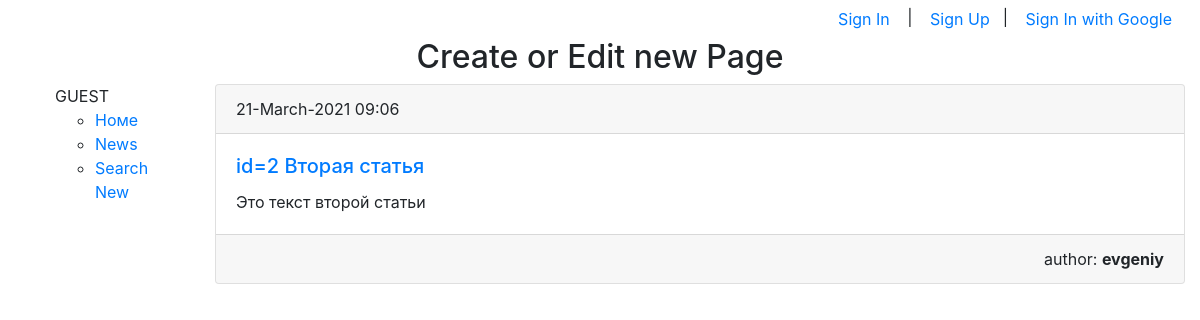
Before: /news/2 with the older database file.
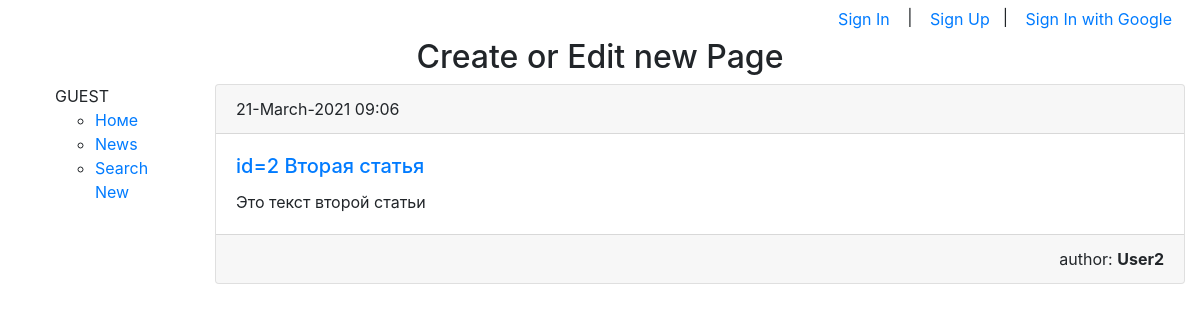
After: the same page with the newer database file.
### news/models.py (models this page shows, shortened)
class Post(models.Model):
    author_id = models.ForeignKey(Author, on_delete = models.CASCADE)
    news = 'N'
    article = 'A'
    types = (
        (news, 'новость'),
        (article, 'статья')
    )
    post_type = models.CharField(max_length = 1, choices = types, default = news)
    created = models.DateTimeField(auto_now_add = True, editable = False)
    category_id = models.ManyToManyField(Category, through = 'PostCategory')
    title  = models.CharField(max_length = 150)
    text = models.TextField()
    rating = models.FloatField(default = 0.0)

class Author(models.Model):
    user_id = models.OneToOneField(User, on_delete = models.CASCADE)
    rating = models.FloatField(default = 0.0)

### news/views.py (the view)
# urls.py: path('<int:pk>', PostDetail.as_view(), name='new_detail'),
class PostDetail(DetailView):
    model = Post
    template_name = 'new_detail.html'
    context_object_name = 'new'
    queryset = Post.objects.all()

### NewsPaper/context_processors.py (called while the page is built)
def add_variable_to_context(request):
    return {
        'is_author': request.user.groups.filter(name='authors').exists(),
        'is_user': request.user.groups.filter(name='common').exists()
    }

### news/templatetags/custom_filters.py (called while the page is built)
@register.filter(name='Censor')
def Censor(value):
    bad_words = ['bad','word']
    arr_words = value.split(' ')
    for word in arr_words:
        if word in bad_words:
            idx = arr_words.index(word)
            arr_words[idx] = '***'
    return ' '.join(arr_words)

### templates/new_detail.html
{% extends 'index.html' %}
{% load custom_filters %}
{% block pagename %}<h2>Create or Edit new Page</h2>{% endblock %}
{% block content %}
<div class="card">
    <div class="card-header">
      {{ new.created|date:'d-F-Y H:i' }}
    </div>
    <div class="card-body">
      <h5 class="card-title"><a href="{% url 'new_detail' new.id %}" title="show detail">{{ new.title|Censor }}</a></h5>
      <p class="card-text">{{ new.text|Censor }}</p>
    </div>
    <div class="card-footer text-right">
        author: <b>{{ new.author_id.user_id.username }}</b>
    </div>
  </div>
{% endblock content %}

Changed rows visible on the page:
changed through a linked row, Post "id=2 Вторая статья": author_id.user_id.username "evgeniy" → "User2"
